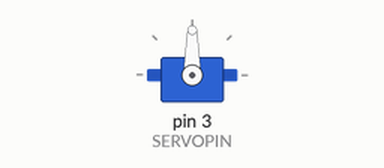
This sketch was run on a simulated Arduino Uno, built with avr-gcc and run on an emulated ATmega328P. On the bench: servo.

Above: at 0.05 s.
Timing chart, 0 to 4.6 s (numbered marks = the images above):
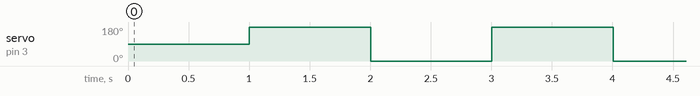

Measured:
- by itself, servo on pin 3 (SERVOPIN): alternates 180° for 1.0 s and 0° for 1.0 s

The sketch:

servo.ino
```cpp
// Inclui a biblioteca
#include <Servo.h>
// Pino digital onde está conectado o servo
#define SERVOPIN 3

// Nomeando o servo
Servo SRV;

// Armazena a posição do servo
int pos = 0;

// Função setup é executada apenas uma vez
void setup()
{
  //Porta onde o servo está conectado
  SRV.attach(SERVOPIN);
}

/* Essas variáveis são globais pois é necessário
 * manter os valores independente do contexto de
 * execução da função tarefa_1 */
const unsigned long periodo_tarefa_1 = 1000;
unsigned long tempo_tarefa_1 = millis();

void tarefa_1(){

  unsigned long tempo_atual = millis();

  /* Hora de piscar o led caso tenha passado 1000 ms */
  if(tempo_atual - tempo_tarefa_1 > periodo_tarefa_1) {

    tempo_tarefa_1 = tempo_atual;

    if (pos == 180)
      pos = 0;
    else
      pos = 180;

    SRV.write(pos);
  }

}

// Função loop é para executar repetidamente o código
void loop(){
  tarefa_1();
}
```
